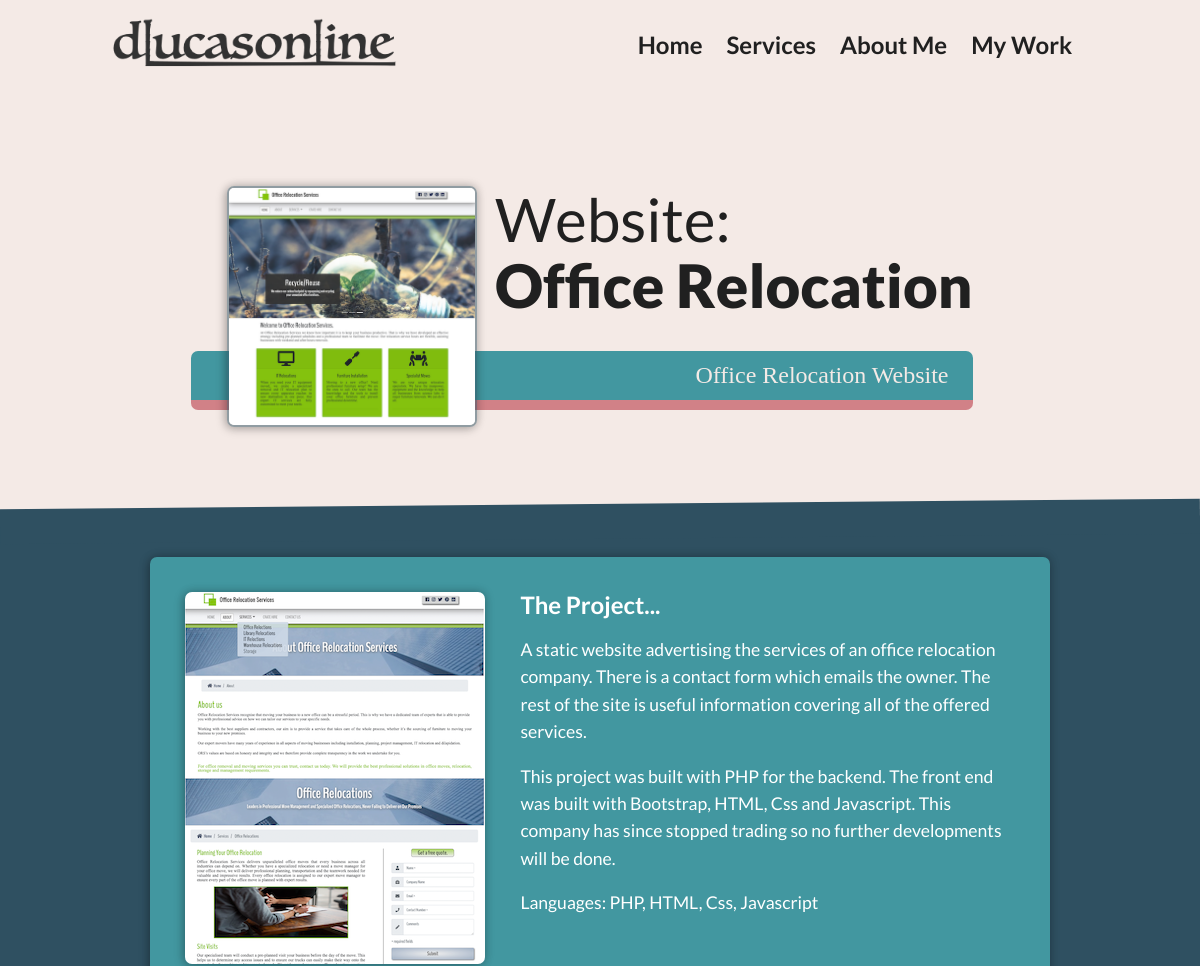
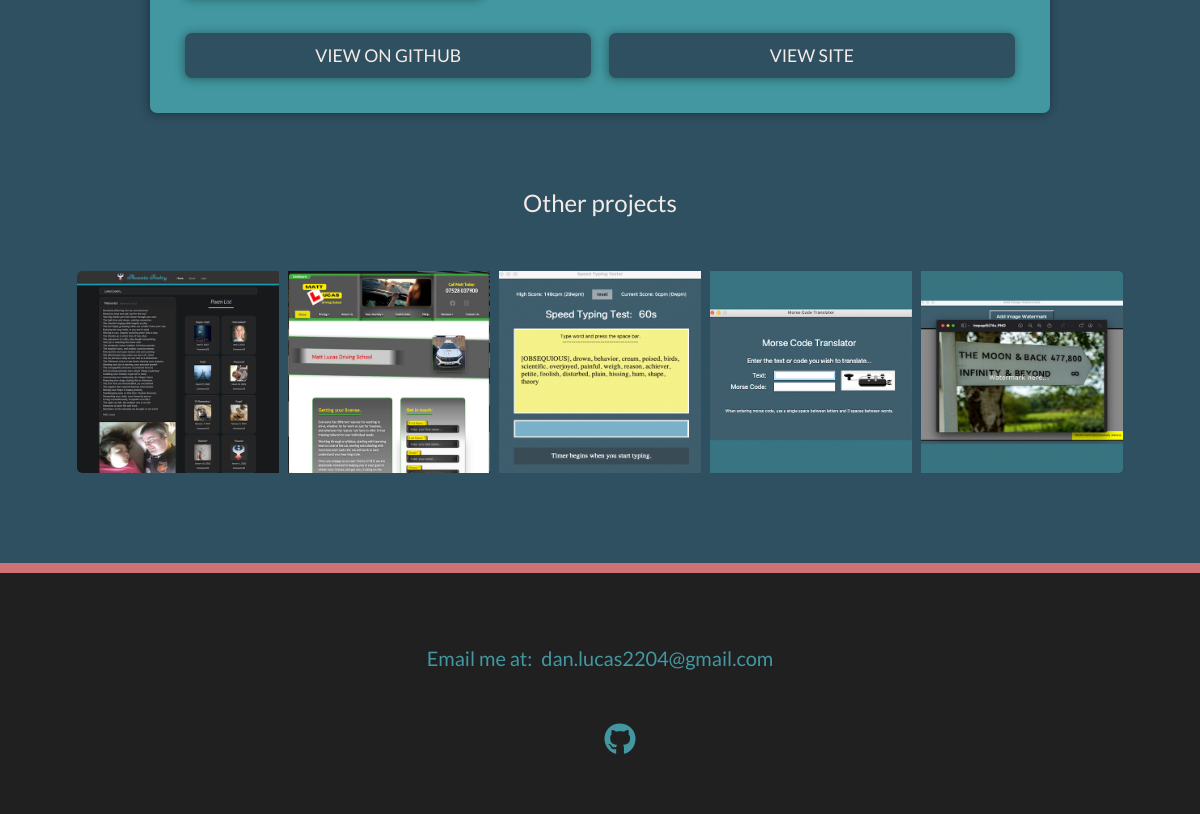
/portfolio/3, run on the app's committed database (2 pictures, top to bottom).
### app.py (models this page shows)
class Project(db.Model):
  id = db.Column(db.Integer, primary_key=True)
  project_type = db.Column(db.String(150), nullable=False)
  title = db.Column(db.String(150), nullable=False)
  sub_title = db.Column(db.String(150), nullable=False)
  project_general = db.Column(db.String(250), nullable=False)
  project_tools = db.Column(db.String(250), nullable=False)
  project_languages = db.Column(db.String(250), nullable=False)
  main_img = db.Column(db.String(250), nullable=False)
  project_img = db.Column(db.String(250), nullable=False)
  github_link = db.Column(db.String(250))
  website_link = db.Column(db.String(250))

### app.py (the view)
@app.route('/portfolio/<project_id>', methods=['GET', 'POST'])
def portfolio_page(project_id):
  project = Project.query.get_or_404(project_id)
  projects = [item for item in Project.query.all() if item.id != project.id]
  return render_template('portfolio_item.html', title="Portfolio", project=project, projects=projects)

### templates/portfolio_item.html (shortened to what this page needs)
{% extends 'base.html' %}
{% block content %}
<section class="intro project-item" id="intro">
  <h1 class="section__title section__title--intro section__title_portfolio--intro">
    {{ project.project_type }}: <span>{{ project.title }}</span>
  </h1>
  <img
    src="{{ url_for('static', filename='images/' + project.main_img) }}"
    alt=""
    class="intro__img"
  />
  <p class="section__subtitle section__subtitle--intro">{{ project.sub_title }}</p>
</section>
<div class="portfolio-item__details">
  <div class="portfolio-item__content">
    <div class="portfolio-item__info">
      <div class="portfolio-item__text">
        <h3>The Project...</h3>
        <p>{{ project.project_general }}</p>
        <p>{{ project.project_tools }}</p>
        <p>Languages: {{ project.project_languages }}</p>
      </div>
      <img
        src="{{ url_for('static', filename='images/' + project.project_img) }}"
        alt=""
      />
    </div>
    <div class="btn__options">
      <a
        href="https://{{ project.github_link }}"
        target="blank"
        class="btn btn__portfolio"
        style="margin-right: 1em"
        >View On Github</a
      >
      {% if project.website_link %}
      <a
        href="https://{{ project.website_link }}"
        target="blank"
        class="btn btn__portfolio"
        >View site</a
      >
      {% endif %}
    </div>
  </div>
</div>
<section class="my-work__portfolio" id="work">
  <p class="section__subtitle section__subtitle--my-work">Other projects</p>
  <div class="portfolio">
    {% if projects %} {% for project in projects %}
    <a
      href="{{ url_for('portfolio_page', project_id=project.id) }}"
      class="portfolio__item"
    >
      <div class="img_wrapper">
        <img
          src="{{ url_for('static', filename='images/' + project.main_img) }}"
          alt=""
          class="portfolio__img"
        />
      </div>
    </a>
    {% endfor %} {% endif %}
  </div>
</section>
{% endblock content %}

### data on the page
Project: project_type "Website", title "Office Relocation", main_img (picture), sub_title "Office Relocation Website", project_general "A static website advertising the services of an office relocation company. There is a contact form which emails the owner. The rest of the site is useful information covering all of the offered services.", project_tools "This project was built with PHP for the backend. The front end was built with Bootstrap, HTML, Css and Javascript. This company has since stopped trading so no further developments will be done.", project_languages "PHP, HTML, Css, Javascript", project_img (picture)
Project: main_img (picture)
Project: main_img (picture)
Project: main_img (picture)
Project: main_img (picture)
Project: main_img (picture)
